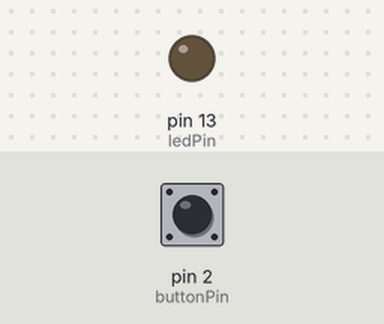
This sketch was run on a simulated Arduino Uno, built with avr-gcc and run on an emulated ATmega328P. Shown: output pins drawn as LEDs (lit = HIGH). Inputs (shaded band) come from the test bench; at power-on: pin 2 (buttonPin) HIGH. What the sketch prints to the serial monitor is not drawn.

Above: at 1.2 s.
1.3 s: pin 2 (buttonPin) pulled LOW for 0.15 s
At 1.37 s:
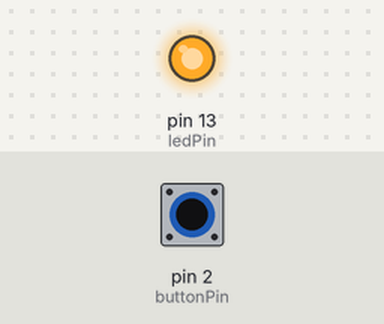
2.9 s: pin 2 (buttonPin) pulled LOW for 3.2 s
At 7.3 s:
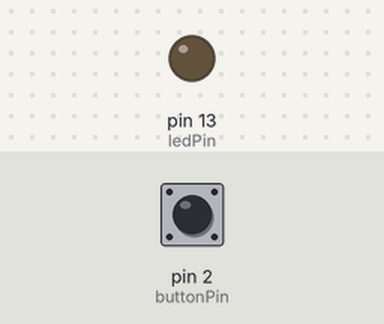
Timing chart, 0 to 8.8 s (numbered marks = the images above; inputs shaded):
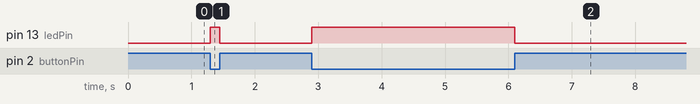

The sketch:

wk11-2.ino
```cpp
const int buttonPin = 2;
const int ledPin = 13;

int buttonState = 0;

void setup() {
  Serial.begin(9600);
  // put your setup code here, to run once:
  pinMode(ledPin, OUTPUT);
  pinMode(buttonPin, INPUT_PULLUP);
  digitalWrite(buttonPin, HIGH);
}

void loop() {
  // put your main code here, to run repeatedly:
  buttonState = digitalRead(buttonPin);

  if(buttonState == HIGH) {
    digitalWrite(ledPin, LOW);
  }
  else {
    digitalWrite(ledPin, HIGH);
  }
  Serial.println(buttonState);
  delay(1);
}
```

Measured:
- after the input at 1.3 s, pin 13 (ledPin): LOW → HIGH at once, → LOW 0.15 s later
- after the input at 2.9 s, pin 13 (ledPin): LOW → HIGH at once, → LOW 3.2 s later
